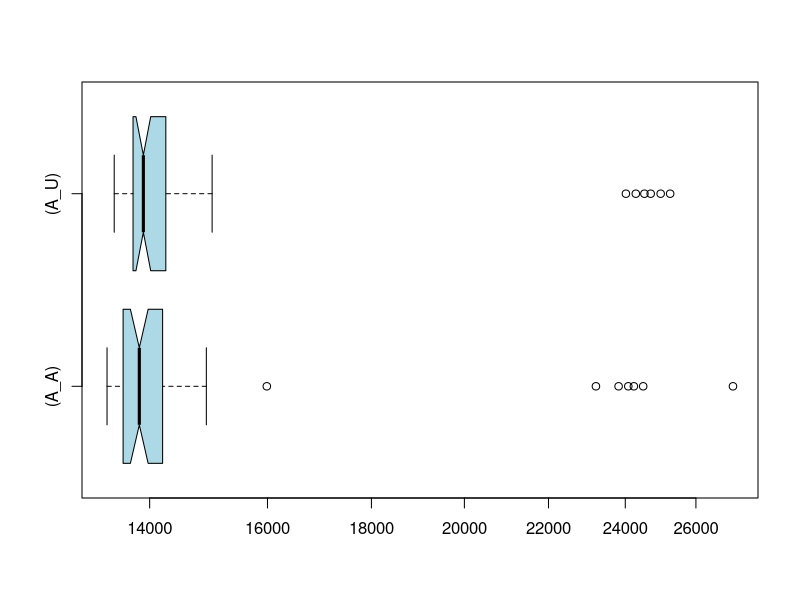

Reproduce this figure in R.
if (exists("A_A")) remove("A_A")
if (exists("A_U")) remove("A_U")
if (exists("C_A")) remove("C_A")
if (exists("C_U")) remove("C_U")
A_U<-c(25252,24526,24982,24288,24701,24017,14436,13925,13663,14819,13884,13606,13670,13832,14317,13768,13829,13623,14158,13742,13807,13929,13771,13779,14025,13652,13739,13827,14160,13811,14137,13602,13823,13693,14367,13917,14259,14356,13451,13998,14021,14053,13449,13462,13831,15027,13508,13456,13975,14071)
A_A<-c(23215,24492,27115,24082,24235,23819,14070,13680,13956,13902,14666,13501,13777,13390,13674,13666,14307,13576,14458,13587,13781,13950,13839,14321,13666,13842,14024,13889,13564,14084,14180,13835,13820,13585,14207,15988,13713,13697,13603,13501,13502,14112,13456,13386,13351,14929,13522,13383,13340,14051)
if (exists("A_U")) boxplot.stats(A_U)
if (exists("A_A")) boxplot.stats(A_A)
if (exists("C_U")) boxplot.stats(C_U)
if (exists("C_A")) boxplot.stats(C_A)
if (exists("A_U")) summary(A_U)
if (exists("A_A")) summary(A_A)
if (exists("C_U")) summary(C_U)
if (exists("C_A")) summary(C_A)
if (exists("A_U")) boxplot(A_A,A_U,col="lightblue",horizontal=TRUE,log="x",match=TRUE,names=c("(A_A)","(A_U)"),notch=TRUE)
if (exists("C_U")) boxplot(C_A,C_U,col="lightblue",horizontal=TRUE,log="x",match=TRUE,names=c("(C_A)","(C_U)"),notch=TRUE)
